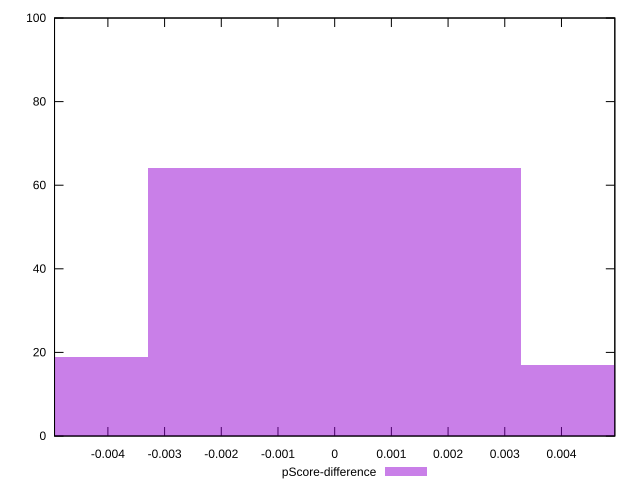

This figure's gnuplot source:
reset

$pScoreDifference <<EOF
0 64
0.006568597972434155 17
-0.006568597972434155 19
EOF

set key outside below
set boxwidth 0.006568597972434155
set xrange [-0.004941176470588227:0.004941176470588227]
set yrange [0:100]
set trange [0:100]
set style fill transparent solid 0.5 noborder
set terminal svg size 640, 490 enhanced background rgb 'white'
set output "report_00020_2021-02-19T21:17:38.612Z2/render-blocking-resources/samples/pages+cached/pScore-difference/histogram.svg"

plot $pScoreDifference title "pScore-difference" with boxes

reset
